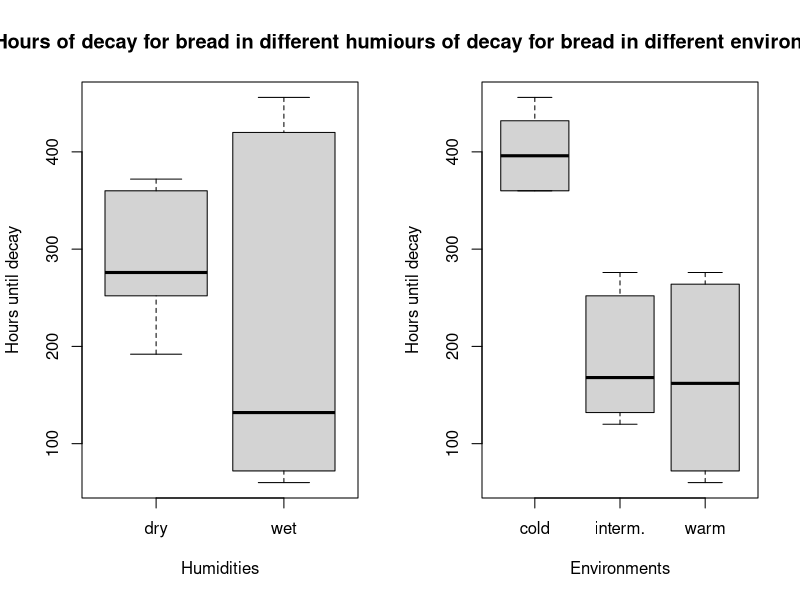
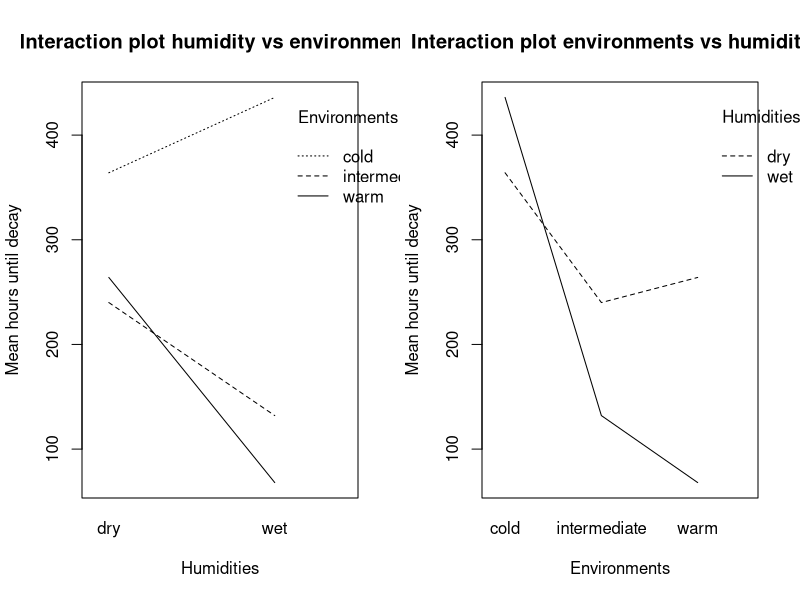
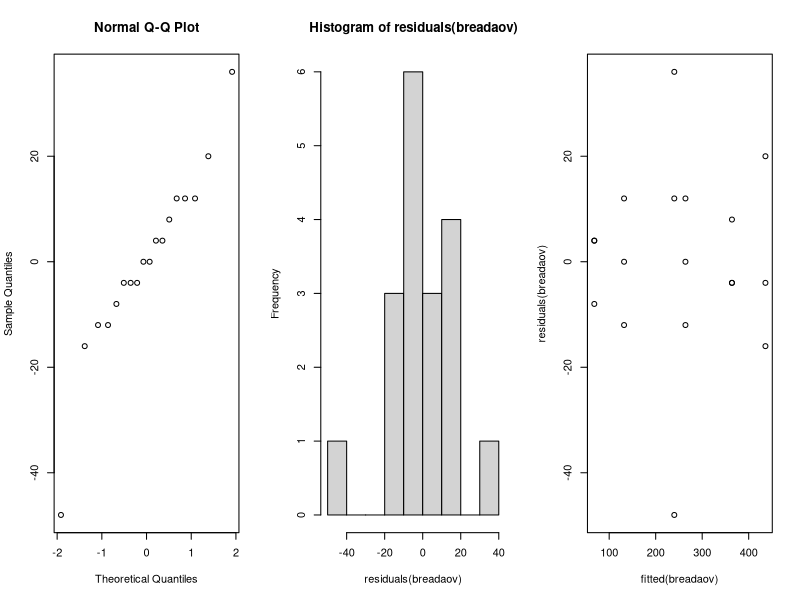
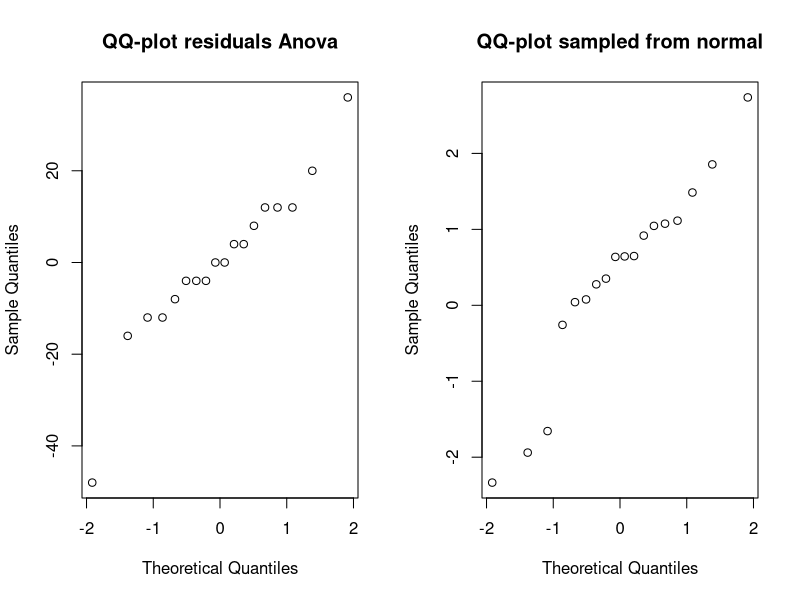
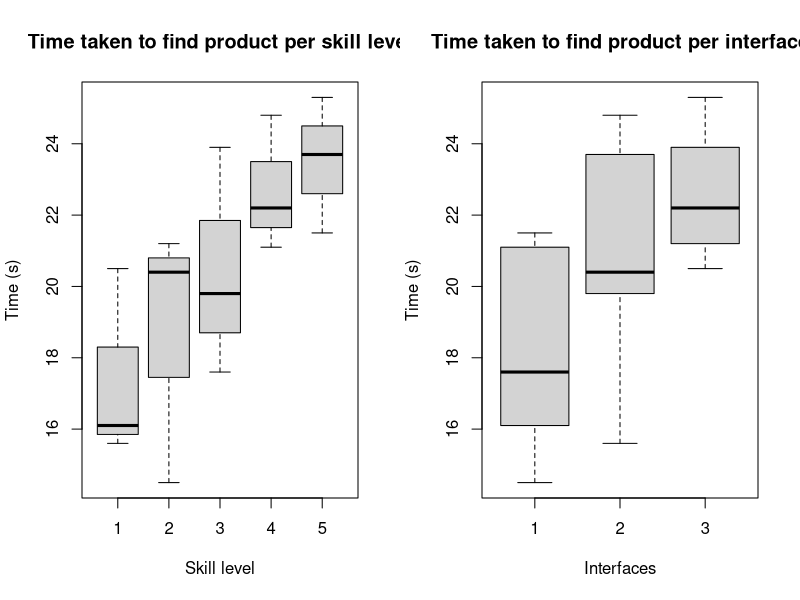
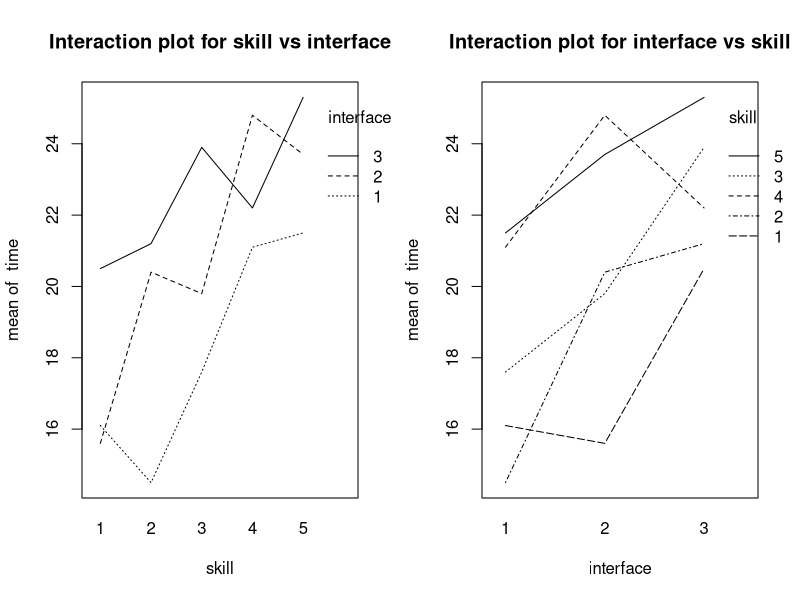
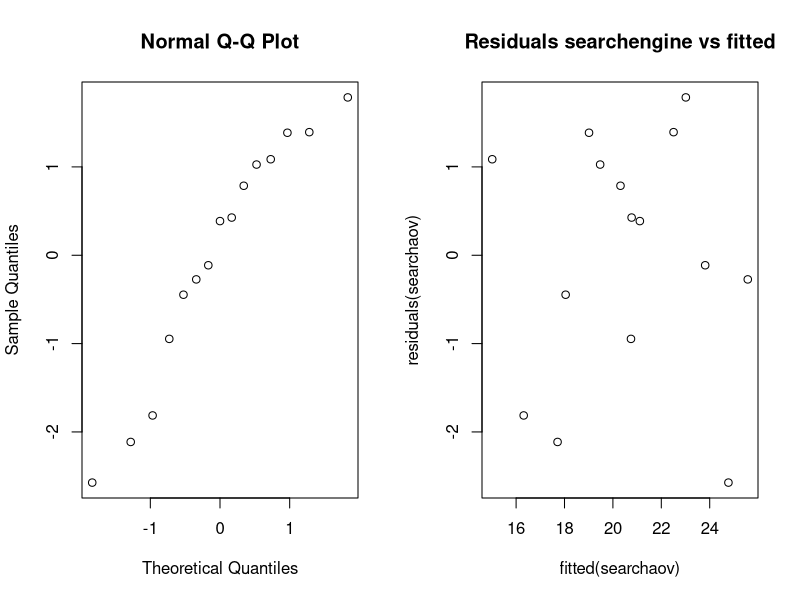
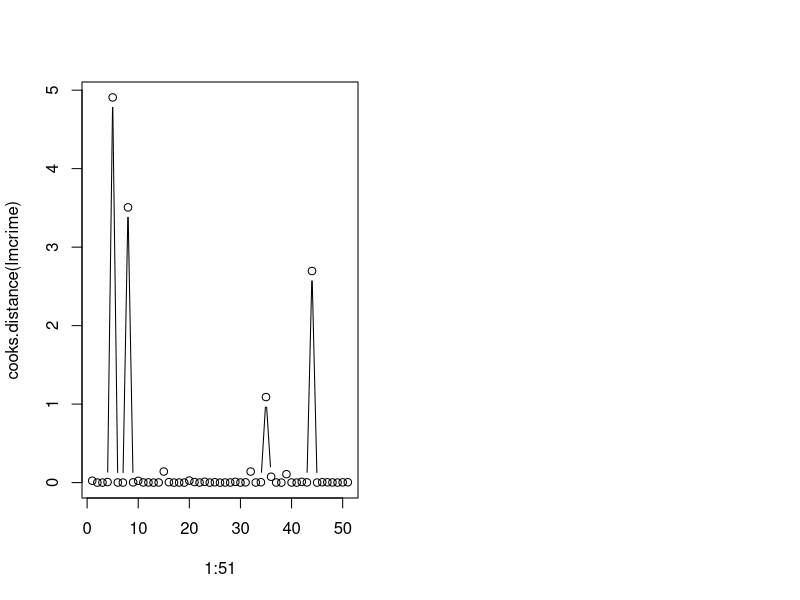

Generate these figures, in order, with R:
## ---- chunk 1
#knitr::opts_chunk$set(echo = TRUE)
rm(list=ls())
## ---- chunk 2
bread <- read.table("bread.txt", header=TRUE)
attach(bread)
## ---- chunk 3
I=3;J=2;N=3 
test_division = cbind(sample(1:(N*I*J)), rep(1:I,each=N*J), rep(1:J,N*I))
colnames(test_division) = c("slice of bread", "environments", "humidity")
test_division
## ---- chunk 4
par(mfrow=c(1,2))
boxplot(hours~humidity, main="Hours of decay for bread in different humidities",
        names = c("dry", "wet"), xlab = "Humidities", ylab = "Hours until decay")

boxplot(hours~environment, main="Hours of decay for bread in different environments", names = c("cold", "interm.", "warm"), xlab = "Environments", ylab = "Hours until decay")

interaction.plot(humidity, environment, hours, ylab="Mean hours until decay", xlab="Humidities", trace.label = "Environments", main="Interaction plot humidity vs environments")

interaction.plot(environment, humidity, hours, ylab="Mean hours until decay", xlab="Environments", trace.label = "Humidities", main="Interaction plot environments vs humidities")
## ---- chunk 5
environment=as.factor(environment); humidity=as.factor(humidity)
breadaov=lm(hours~environment*humidity); anova(breadaov)
## ---- chunk 6
anova(breadaov)
## ---- chunk 7
summary(breadaov)
## ---- chunk 8
par(mfrow=c(1,3))
qqnorm(residuals(breadaov))
hist(residuals(breadaov))
plot(fitted(breadaov),residuals(breadaov))
#"normal" is a previously sampled simulated normal distribution
{normal = c(1.85545684, 0.27601926, -2.33453968,  2.73751211, 1.11431329, -1.65630464, 1.07472446, 0.64832186, 1.04576540, 0.35123544, 0.04137246, -0.25784063, 1.48521609, 0.63715436, 0.91764796, -1.93953189, 0.07730684, 0.64368029)}
## ---- chunk 9
# compare normality for similar sized normally generated data
par(mfrow=c(1,2))
qqnorm(residuals(breadaov), main= "QQ-plot residuals Anova")
qqnorm(normal, main= "QQ-plot sampled from normal")
## ---- chunk 10
detach(bread)
## ---- chunk 11
searchengine <- read.table("search.txt", header=TRUE)
attach(searchengine)
## ---- chunk 12
# Make table with available information per participant
id = c(1:nrow(searchengine))
skill = searchengine$skill
treatm = NaN*c(1:nrow(searchengine))
randomized = data.frame(id, skill, treatm)
# Order participants by their skill
randomized = randomized[order(randomized$skill),]
# Create randomization table
I=3;B=5;N=1
a = matrix(0, nrow=B, ncol=N*I, byrow=TRUE)
for (i in 1:B) 
    a[i,] = (sample(1:(N*I)))

#### ADDED:
#### 
# Create randomization table with student id's
I=3;B=5;N=1
b = matrix(0, nrow=B, ncol=N*I, byrow=TRUE)
for (i in 1:B) {
    i
    lower = i*I - 2
    higher = i*I
    b[i,] = (sample(lower:higher))
}
#### 

# Use randomization table for filling in the treatments per participant id
for (r in 1:B)
    for (c in 1:I)
        randomized$treatm[(r-1)*I + c] = a[r,c]
# Print randomization table and assigned treatments to participant with a certain skill
a
randomized
b
## ---- chunk 13
par(mfrow = c(1,2))

boxplot(time~skill, main="Time taken to find product per skill level", ylab="Time (s)", xlab="Skill level")
boxplot(time~interface, main="Time taken to find product per interface", ylab="Time (s)", xlab="Interfaces")
interaction.plot(skill, interface, time, main="Interaction plot for skill vs interface")
interaction.plot(interface, skill, time, main="Interaction plot for interface vs skill")

skill = as.factor(skill)
interface = as.factor(interface) 
searchaov = lm(time~skill+interface)
anova(searchaov)
summary(searchaov)
## ---- chunk 14
par(mfrow=c(1,2))
qqnorm(residuals(searchaov)); 
plot(fitted(searchaov),residuals(searchaov), main= "Residuals searchengine vs fitted")
## ---- chunk 15
friedman.test(time, interface, skill)
## ---- chunk 16
aovsearch_ow = lm(time~interface)
anova(aovsearch_ow)
## ---- chunk 17
detach(searchengine)
## ---- chunk 18
cow <- read.table("cow.txt", header=TRUE)
attach(cow)
per = as.factor(per); id = as.factor(cow$id)
## ---- chunk 19
cowlm=lm(milk~id+per+treatment)
anova(cowlm)
summary(cowlm)
## ---- chunk 20
library(lme4)
cowlmer=lmer(milk~treatment+order+per+(1|id), REML=FALSE)
cowlmer1=lmer(milk~order+per+(1|id), REML=FALSE)
anova(cowlmer1, cowlmer)
## ---- chunk 21
t.test(milk[treatment=="A"],milk[treatment=="B"],paired=TRUE)
## ---- chunk 22
detach(cow)
## ---- chunk 23
austen <- read.table("austen.txt", header=TRUE)
attach(austen)
## ---- chunk 24
janeausten <- austen[,1:3] # only leave columns from real austen
ja <- chisq.test(janeausten)
ja
ja$expected
residuals(ja)
style <- rowSums(abs(ja$residuals)); style
## ---- chunk 25
aus <- chisq.test(austen)
aus
residuals(aus)
fakeaus <- aus$residuals[,4]
avgausten <- rowSums(ja$residuals)/3;difference = fakeaus-avgausten

fakeaus # residuals of the admirer
avgausten  # averaged residuals of Austen
difference # difference in residuals between austen and the admirer
## ---- chunk 26
detach(austen)
## ---- chunk 27
expensescrime <- read.table("expensescrime.txt", header = TRUE)
attach(expensescrime)
## ---- chunk 28
lmcrime <- lm(expend~bad+crime+lawyers+employ+pop,data=expensescrime)
plot(1:51,cooks.distance(lmcrime),type="b")
pairs(expensescrime[,c(3:7,2)])
round(cor(expensescrime[,c(3:7,2)]),2)
## ---- chunk 29
# summary(lm(expend~bad,data=expensescrime))[c(4,8)]
# summary(lm(expend~crime,data=expensescrime))[c(4,8)]
# summary(lm(expend~lawyers,data=expensescrime))[c(4,8)]
# summary(lm(expend~employ,data=expensescrime))[c(4,8)]
# summary(lm(expend~pop,data=expensescrime))[c(4,8)]
## ---- chunk 30
# summary(lm(expend~employ+bad,data=expensescrime))[c(4,8)]
# summary(lm(expend~employ+crime,data=expensescrime))[c(4,8)]
# summary(lm(expend~employ+lawyers,data=expensescrime))[c(4,8)]
# summary(lm(expend~employ+pop,data=expensescrime))[c(4,8)]
## ---- chunk 31
# summary(lm(expend~bad+crime+lawyers+employ+pop),data=expensescrime)[c(4,8)]
## ---- chunk 32
# summary(lm(expend~bad+lawyers+employ+pop),data=expensescrime)[c(4,8)]
## ---- chunk 33
# summary(lm(expend~lawyers+employ+pop),data=expensescrime)[c(4,8)]
## ---- chunk 34
# summary(lm(expend~lawyers+employ),data=expensescrime)[c(4,8)]
## ---- chunk 35
par(mfrow=c(3,2))
# Step-up model:
# Since we only have one explanatory variable we also do not need to check VIF-values
employlm = lm(expend~employ, data=expensescrime)

plot(employ, expend, main="Expend against emply")
plot(residuals(employlm),employ, main="??????????DEZE HOUDEN??????????")

plot(residuals(employlm),expend, main="Residuals model vs Y (expend)", ylim=c(0,6500))
plot(residuals(employlm),fitted(employlm), main="Residuals model vs fitted Y", ylim=c(0,6500))
qqnorm(residuals(employlm),main="QQ-plot employ-lm")

